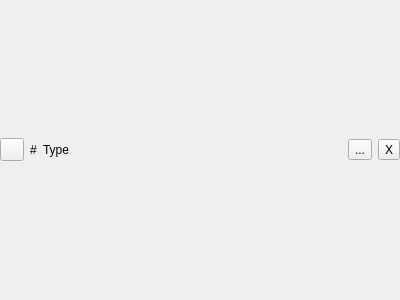
<?xml version="1.0" encoding="UTF-8"?>
<ui version="4.0">
 <class>IECAsciiPrinterRowWidget</class>
 <widget class="QWidget" name="IECAsciiPrinterRowWidget">
  <property name="geometry">
   <rect>
    <x>0</x>
    <y>0</y>
    <width>400</width>
    <height>300</height>
   </rect>
  </property>
  <property name="windowTitle">
   <string>Form</string>
  </property>
  <layout class="QHBoxLayout" name="horizontalLayout">
   <property name="leftMargin">
    <number>0</number>
   </property>
   <property name="topMargin">
    <number>0</number>
   </property>
   <property name="rightMargin">
    <number>0</number>
   </property>
   <property name="bottomMargin">
    <number>0</number>
   </property>
   <item>
    <widget class="QToolButton" name="toolButton_Power">
     <property name="toolTip">
      <string>Power On/Off the Device</string>
     </property>
     <property name="text">
      <string/>
     </property>
     <property name="icon">
      <iconset resource="../../Resources/C64Foundry.qrc">
       <normaloff>:/Icons/PowerOff.svg</normaloff>
       <normalon>:/Icons/PowerOn.svg</normalon>:/Icons/PowerOff.svg</iconset>
     </property>
     <property name="checkable">
      <bool>true</bool>
     </property>
     <property name="arrowType">
      <enum>Qt::ArrowType::NoArrow</enum>
     </property>
    </widget>
   </item>
   <item>
    <widget class="QLabel" name="label_DeviceNumber">
     <property name="text">
      <string>#</string>
     </property>
    </widget>
   </item>
   <item>
    <widget class="QLabel" name="label_DeviceType">
     <property name="text">
      <string>Type</string>
     </property>
    </widget>
   </item>
   <item>
    <widget class="IECActivityLEDWidget" name="widget_ActivityLED" native="true"/>
   </item>
   <item>
    <spacer name="horizontalSpacer">
     <property name="orientation">
      <enum>Qt::Orientation::Horizontal</enum>
     </property>
     <property name="sizeHint" stdset="0">
      <size>
       <width>40</width>
       <height>20</height>
      </size>
     </property>
    </spacer>
   </item>
   <item>
    <widget class="IECOperationStatusWidget" name="widget_OperationStatus" native="true"/>
   </item>
   <item>
    <widget class="QToolButton" name="toolButton_Settings">
     <property name="text">
      <string>...</string>
     </property>
    </widget>
   </item>
   <item>
    <widget class="QToolButton" name="toolButton_Remove">
     <property name="text">
      <string>X</string>
     </property>
    </widget>
   </item>
  </layout>
 </widget>
 <customwidgets>
  <customwidget>
   <class>IECOperationStatusWidget</class>
   <extends>QWidget</extends>
   <header>Gui/IEC/IECOperationStatusWidget.h</header>
   <container>1</container>
  </customwidget>
  <customwidget>
   <class>IECActivityLEDWidget</class>
   <extends>QWidget</extends>
   <header>Gui/IEC/IECActivityLEDWidget.h</header>
   <container>1</container>
  </customwidget>
 </customwidgets>
 <resources>
  <include location="../../Resources/C64Foundry.qrc"/>
 </resources>
 <connections/>
</ui>
